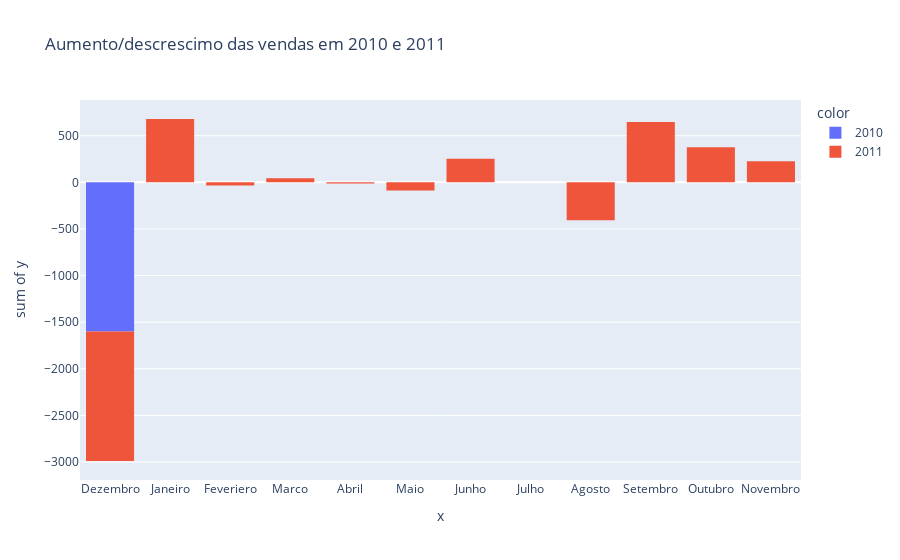

Notebook code for this chart:
### Markdown cell above
#### Em relação ao aumento e ao crescimento das vendas, é possível notar que há uma relação entre ambos.
# 
#### Com base na análise anterior, Dezembro acaba tendo uma queda no aumento e na aceleração por conta do pico que há em novembro

### Code cell
px.histogram(x=df_vendas_filtro['mes'], y=df_vendas_filtro['Aumento'],
           color=df_vendas_filtro['ano'], title='Aumento/descrescimo das vendas em 2010 e 2011')

### Figure 1 — Plotly figure (JSON) as saved in the notebook; plotly's stock layout.template omitted (floating-point values rounded to 4 significant figures; data arrays with more than 128 entries replaced by an {"elided": "..."} marker saying what was removed)
{"data": [{"alignmentgroup": "True", "bingroup": "x", "histfunc": "sum", "hovertemplate": "color=2010<br>x=%{x}<br>sum of y=%{y}<extra></extra>", "legendgroup": "2010", "marker": {"color": "#636efa", "pattern": {"shape": ""}}, "name": "2010", "offsetgroup": "2010", "orientation": "v", "showlegend": true, "type": "histogram", "x": ["Dezembro", "Dezembro", "Dezembro", "Dezembro", "Dezembro", "Dezembro", "Dezembro", "Dezembro", "Dezembro", "Dezembro", "Dezembro", "Dezembro", "Dezembro", "Dezembro", "Dezembro", "Dezembro", "Dezembro", "Dezembro", "Dezembro", "Dezembro"], "xaxis": "x", "y": [null, 78, -970, 1679, -799, -799, 838, -268, -351, 107, -169, 271, -249, 343, -949, -207, 353, -460, -153, 105], "yaxis": "y"}, {"alignmentgroup": "True", "bingroup": "x", "histfunc": "sum", "hovertemplate": "color=2011<br>x=%{x}<br>sum of y=%{y}<extra></extra>", "legendgroup": "2011", "marker": {"color": "#EF553B", "pattern": {"shape": ""}}, "name": "2011", "offsetgroup": "2011", "orientation": "v", "showlegend": true, "type": "histogram", "x": {"elided": "285 str values"}, "xaxis": "x", "y": {"elided": "285 int values"}, "yaxis": "y"}], "layout": {"barmode": "relative", "legend": {"title": {"text": "color"}, "tracegroupgap": 0}, "title": {"text": "Aumento/descrescimo das vendas em 2010 e 2011"}, "xaxis": {"anchor": "y", "domain": [0, 1], "title": {"text": "x"}}, "yaxis": {"anchor": "x", "domain": [0, 1], "title": {"text": "sum of y"}}}}
